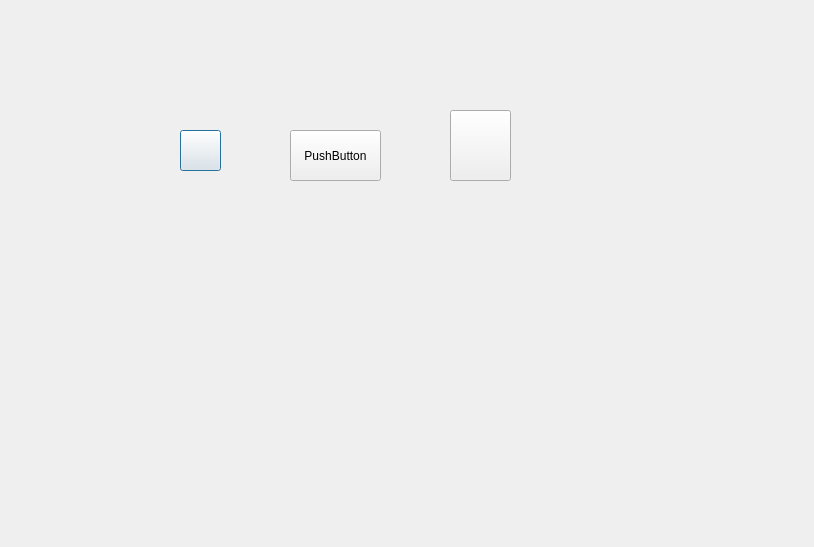
<?xml version="1.0" encoding="UTF-8"?>
<ui version="4.0">
 <class>Dialog</class>
 <widget class="QDialog" name="Dialog">
  <property name="geometry">
   <rect>
    <x>0</x>
    <y>0</y>
    <width>814</width>
    <height>547</height>
   </rect>
  </property>
  <property name="windowTitle">
   <string>Dialog</string>
  </property>
  <property name="styleSheet">
   <string notr="true">QDialog
{
border-image: url(:/picture/kotter.png);
background:none;
}</string>
  </property>
  <widget class="QPushButton" name="pushButton">
   <property name="geometry">
    <rect>
     <x>180</x>
     <y>130</y>
     <width>41</width>
     <height>41</height>
    </rect>
   </property>
   <property name="styleSheet">
    <string notr="true">QPushButton {
border-image: url(:/picture/home.png);
background:none;
}
</string>
   </property>
   <property name="text">
    <string/>
   </property>
   <property name="autoDefault">
    <bool>true</bool>
   </property>
  </widget>
  <widget class="QPushButton" name="pushButton_2">
   <property name="geometry">
    <rect>
     <x>290</x>
     <y>130</y>
     <width>91</width>
     <height>51</height>
    </rect>
   </property>
   <property name="sizePolicy">
    <sizepolicy hsizetype="Minimum" vsizetype="Expanding">
     <horstretch>0</horstretch>
     <verstretch>2</verstretch>
    </sizepolicy>
   </property>
   <property name="layoutDirection">
    <enum>Qt::LeftToRight</enum>
   </property>
   <property name="text">
    <string>PushButton</string>
   </property>
   <property name="icon">
    <iconset>
     <normaloff>:/picture/home.png</normaloff>:/picture/home.png</iconset>
   </property>
   <property name="iconSize">
    <size>
     <width>30</width>
     <height>30</height>
    </size>
   </property>
  </widget>
  <widget class="QPushButton" name="myPushButton">
   <property name="geometry">
    <rect>
     <x>450</x>
     <y>110</y>
     <width>61</width>
     <height>71</height>
    </rect>
   </property>
   <property name="styleSheet">
    <string notr="true">QPushButton
{

    border-image: url(&quot;:/picture/1.png&quot;);

}

QPushButton:hover
{
   border-image: url(&quot;:/picture/4.png&quot;);
}

QPushButton:pressed
{
   border-image: url(&quot;:/picture/3.pngth&quot;);
}</string>
   </property>
   <property name="text">
    <string/>
   </property>
  </widget>
 </widget>
 <layoutdefault spacing="6" margin="11"/>
 <resources/>
 <connections/>
</ui>
